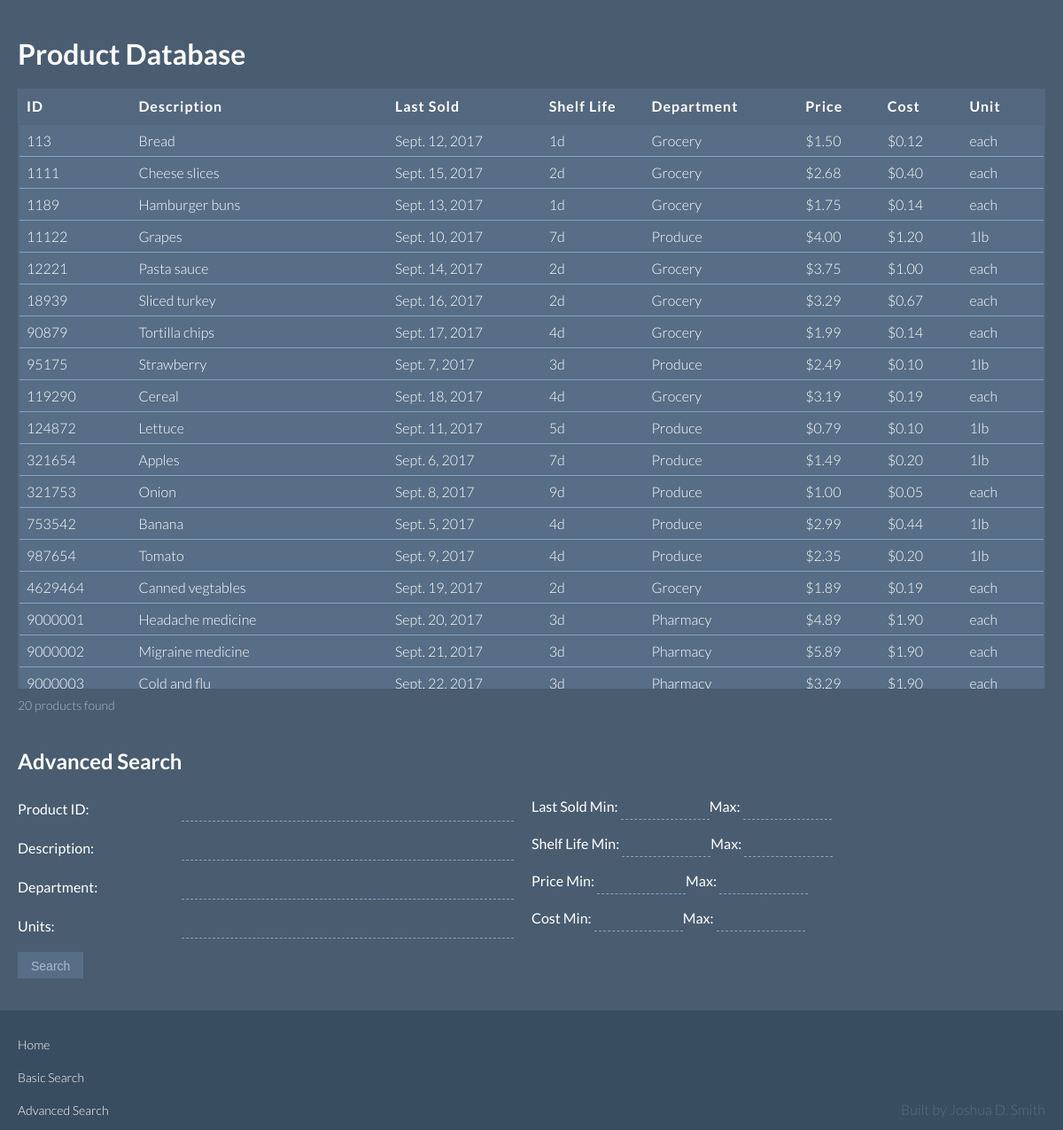
The app's page /products/search/advanced/ with its own data.
### products/models.py (models this page shows, shortened)
class Product(models.Model):
    GROCERY = "GROCERY"
    PRODUCE = "PRODUCE"
    PHARMACY = "PHARMACY"
    DEPARTMENT_CHOICES = (
        (GROCERY, "Grocery"),
        (PRODUCE, "Produce"),
        (PHARMACY, "Pharmacy"),
    )
    LB = "LB"
    EACH = "EACH"
    UNIT_CHOICES = (
        (LB, "lb"),
        (EACH, "each"),
    )
    description = models.CharField(max_length=200)
    last_sold = models.DateField()
    shelf_life = models.IntegerField()
    department = models.CharField(max_length=50, choices=DEPARTMENT_CHOICES)
    price = models.DecimalField(decimal_places=2, max_digits=6)
    unit = models.CharField(max_length=10, choices=UNIT_CHOICES)
    x_for = models.IntegerField()
    cost = models.DecimalField(decimal_places=2, max_digits=6)

### products/views.py (the view, shortened to what this page needs)
# urls.py: path('search/advanced/', views.advanced_search, name='advanced_search'),
def advanced_search(request):
    print('In advanced_search view')
    template = loader.get_template('products/advsearch.html')
    qs = Product.objects.all()
    if request.method == 'GET':
        print('In advanced_search.GET block')
    print('Not in advanced_search.GET block')
    return HttpResponse(template.render({'product_list': qs, 'form': AdvancedSearchForm(), 'form_error': None}, request))

### products/forms.py
class AdvancedSearchForm(forms.Form):
    id_num = forms.IntegerField(required=False)
    description = forms.CharField(label='Description', max_length=200, required=False)
    department = forms.CharField(label='Department', max_length=20, required=False)
    last_sold_min = forms.DateField(label='Last Sold Min', required=False)
    last_sold_max = forms.DateField(label='Last Sold Max', required=False)
    shelf_life_min = forms.IntegerField(label='Shelf Life Min', required=False)
    shelf_life_max = forms.IntegerField(label='Shelf Life Max', required=False)
    price_min = forms.DecimalField(label='Price Min', required=False)
    price_max = forms.DecimalField(label='Price Max', required=False)
    cost_min = forms.DecimalField(label='Cost Min', required=False)
    cost_max = forms.DecimalField(label='Cost Max', required=False)

### products/templates/products/advsearch.html (shortened to what this page needs)
{% extends "./index.html" %}
{% block search_form %}
<div class="search-section">
    <h2>Advanced Search</h2>
    <form id="search_form" action="/products/search/advanced/" method="get" accept-charset="UTF-8">
        <div class="adv-search-container">
            <div class="adv-search-left">
                <div class="form-field-div">
                    <label class="form-field-label" for="id_num">Product ID:</label>
                    <input class="search-box" id="id_num" name="id_num"
                           value="{{ form.id_num.value|default_if_none:'' }}">
                </div>
                <div class="form-field-div">
                    <label class="form-field-label" for="description">Description: </label>
                    <input class="search-box" id="description" name="description"
                           value="{{ form.description.value|default_if_none:'' }}">
                </div>
                <div class="form-field-div">
                    <label class="form-field-label" for="department">Department: </label>
                    <input class="search-box" id="department" name="department"
                           value="{{ form.department.value|default_if_none:'' }}">
                </div>
                <div class="form-field-div">
                    <label class="form-field-label" for="unit">Units:</label>
                    <input class="search-box" id="unit" name="unit" value="{{ form.unit.value }}">
                </div>
            </div>
            <div class="adv-search-center">
                <div class="form-field-div">
                    <div class="form-field-min-max">
                        <span class="form-field-min">
                            <label class="form-field-label" for="last_sold_min">Last Sold Min: </label>
                            <input class="search-box min-max-box" id="last_sold_min" name="last_sold_min"
                                   value="{{ form.last_sold_min.value|default_if_none:'' }}">
                        </span>
                        <span class="form-field-max">
                            <label class="form-field-label" for="last_sold_max">Max: </label>
                            <input class="search-box min-max-box" id="last_sold_max" name="last_sold_max"
                                   value="{{ form.last_sold_max.value|default_if_none:'' }}">
                        </span>
                    </div>
                </div>
                <div class="form-field-div">
                    <div class="form-field-min-max">
                        <span class="form-field-min">
                            <label class="form-field-label" for="shelf_life_min">Shelf Life Min:</label>
                            <input class="search-box min-max-box" id="shelf_life_min" name="shelf_life_min"
                                   value="{{ form.shelf_life_min.value|default_if_none:'' }}">
                        </span>
                        <span class="form-field-max">
                            <label class="form-field-label" for="shelf_life_max">Max:</label>
                            <input class="search-box min-max-box" id="shelf_life_max" name="shelf_life_max"
                                   value="{{ form.shelf_life_max.value|default_if_none:'' }}">
                        </span>
                    </div>
                </div>
                <div class="form-field-div">
                    <div class="form-field-min-max">
                        <span class="form-field-min">
                            <label class="form-field-label" for="price_min">Price Min: </label>
                            <input class="search-box min-max-box" id="price_min" name="price_min"
                                   value="{{ form.price_min.value|default_if_none:'' }}">
                        </span>
                        <span class="form-field-max">
                            <label class="form-field-label" for="price_max">Max: </label>
                            <input class="search-box min-max-box" id="price_max" name="price_max"
                                   value="{{ form.price_max.value|default_if_none:'' }}">
                        </span>
                    </div>
                </div>
                <div class="form-field-div">
                    <div class="form-field-min-max">
                        <span class="form-field-min">
                            <label class="form-field-label" for="cost_min">Cost Min: </label>
                            <input class="search-box min-max-box" id="cost_min" name="cost_min"
                                   value="{{ form.cost_min.value|default_if_none:'' }}">
                        </span>
                        <span class="form-field-max">
                            <label class="form-field-label" for="cost_max">Max: </label>
                            <input class="search-box min-max-box" id="cost_max" name="cost_max"
                                   value="{{ form.cost_max.value|default_if_none:'' }}">
                        </span>
                    </div>
                </div>
            </div>
        </div>
        <div>
            <input class="search-button" type="submit" value="Search" style="margin-left: 0">
        </div>
    </form>
</div>
{% endblock %}

### products/templates/products/index.html (shortened to what this page needs)
{% load static %}
<link rel="stylesheet" type="text/css" href="{% static 'products/styles.css' %}">
<div class="container">
    <div class="header-section">
        <h1>Product Database</h1>
    </div>
    {% block product_table %}
    <div class="table-section">
        {% if product_list %}
        <table>
            <thead>
            <tr>
                <th>ID</th>
                <th>Description</th>
                <th>Last Sold</th>
                <th>Shelf Life</th>
                <th>Department</th>
                <th>Price</th>
                <th>Cost</th>
                <th>Unit</th>
            </tr>
            </thead>
        </table>
        <div class="scroll-table-wrap">
            <table>
                <tbody>
                {% for product in product_list %}
                <tr>
                    <td>{{ product.id }}</td>
                    <td>{{ product.description|lower|capfirst }}</td>
                    <td>{{ product.last_sold }}</td>
                    <td>{{ product.shelf_life }}d</td>
                    <td>{{ product.department|lower|capfirst }}</td>
                    <td>${{ product.price }}</td>
                    <td>${{ product.cost }}</td>
                    <td>
                        {% if product.unit == "LB" %}
                        {{ product.x_for }}{{ product.unit|lower }}{% if product.x_for > 1 %}s{% endif %}
                        {% else %}
                        {{ product.unit|lower }}
                        {% endif %}
                    </td>
                </tr>
                {% endfor %}
                </tbody>
            </table>
        </div>
        <div class="product-count">{{ product_list|length }} products found</div>
        {% else %}
        <h1>No Products found</h1>
        {% endif %}
    </div>
    {% endblock %}
    {% block search_form %}{% endblock %}
    {% block footer %}
    <div class="footer-section">
        <div class="footer-links">
            <div class="footer-link">
                <a href="/products/">Home</a>
            </div>
            <div class="footer-link">
                <a href="/products/search/">Basic Search</a>
            </div>
            <div class="footer-link">
                <a href="/products/search/advanced/">Advanced Search</a>
            </div>
        </div>
        <div class="footer-sig">
            <div class="footer-sig-text">
                Built by Joshua D. Smith
            </div>
        </div>
    </div>
    {% endblock %}
</div>

### products/static/products/styles.css (style rules this page uses)
.container { background: #394D61; height: 100%; }
* { box-sizing: inherit; }
body, h1, h2, th, td { font-family: 'Lato', sans-serif; }
td { font-weight: 300; }
.header-section { width: 100%; height: 80px; background-color: #495C70; color: #FFFFFF; padding: 20px 20px 0 20px; }
h1 { display: inline-block; width: auto; margin-bottom: 15px; padding-bottom: 1px; }
.footer-section { display: inline-block; width: 100%; height: auto; position: relative; padding: 20px 20px 20px 20px; background: #394D61; }
.footer-links { float: left; }
.footer-sig { float: right; }
.footer-sig-text { position: absolute; bottom: 0; right: 0; padding: 20px 20px 30px 20px; color: #576E86; font-weight: 300; }
.footer-link { padding: 10px 0; }
.footer-link a { font-size: 14px; font-weight: 300; text-underline-style: none !important; text-decoration: none !important; }
.table-section { width: 100%; padding: 20px; background-color: #495C70; table-layout: fixed; }
table { width: 100%; border-collapse: collapse; border: 2px solid #53687E; }
thead th { text-align: start; background-color: #53687E; color: #FFFFFF; }
thead th:nth-child(1), tr td:nth-child(1) { width: 11%; }
thead th:nth-child(3), tr td:nth-child(3) { width: 15%; }
thead th:nth-child(4), tr td:nth-child(4) { width: 10%; }
thead th:nth-child(5), tr td:nth-child(5) { width: 15%; }
thead th:nth-child(6), tr td:nth-child(6) { width: 8%; }
thead th:nth-child(7), tr td:nth-child(7) { width: 8%; }
thead th:nth-child(8), tr td:nth-child(8) { width: 8%; }
th, td { margin: 5px; padding: 8px; color: #FFFFFF; }
th { letter-spacing: 1px; }
tbody tr { border-bottom: 1px solid #83A4C5; }
tbody tr:nth-child(even) { background-color: #576E86; }
tbody tr:nth-child(odd) { background-color: #576E86; }
.scroll-table-wrap { height: 50%; min-height: 250px; overflow-y: auto; }
.product-count { padding: 10px 0 0 0; font-size: 14px; font-weight: 300; color: #A8BACE; }
.search-section { width: 100%; background: #495C70; margin: 0; padding: 20px; }
.adv-search-container { width: 100%; display: flex; flex-direction: row; justify-content: space-between; }
.adv-search-left, .adv-search-center, .adv-search-right { flex: 1; }
.form-field-div { margin: 15px 20px 15px 0; display: flex !important; justify-content: flex-start; }
.form-field-div > label { flex: 1; }
.form-field-div > input { flex: 2; }
.form-field-label { padding: 5px 0 5px 0; background: #495C70; color: #FFFFFF; border-style: none; cursor: pointer; -webkit-border-radius: 0; border-radius: 0; font-style: normal; }
.form-field-min-max { display: flex; }
h2 { padding-top: 0; margin: 0 0 10px 0; color: #FFFFFF; }
input.search-box { background: #495C70; width: auto; padding: 5px 5px 5px 0; margin: 0; border-style: none; border-bottom: 1px dashed #83A4C5; color: #FFFFFF; font-size: 14px; font-weight: normal; }
input.search-box.min-max-box { width: 100px; }
input[type=submit].search-button { padding: 8px 15px 6px 15px; margin-left: 4px; background: #576E86; color: #A8BACE; border-style: none; cursor: pointer; -webkit-border-radius: 0; border-radius: 0; font-size: 14px; }
a { color: #FFFFFF; font-weight: normal; font-style: normal; }

### records on screen
Product: id "113", description "Bread", last_sold "Sept. 12, 2017", shelf_life "1", department "Grocery", price "1.50", cost "0.12", unit "each"
Product: id "1111", description "Cheese slices", last_sold "Sept. 15, 2017", shelf_life "2", department "Grocery", price "2.68", cost "0.40", unit "each"
Product: id "1189", description "Hamburger buns", last_sold "Sept. 13, 2017", shelf_life "1", department "Grocery", price "1.75", cost "0.14", unit "each"
Product: id "11122", description "Grapes", last_sold "Sept. 10, 2017", shelf_life "7", department "Produce", price "4.00", cost "1.20", x_for "1", unit "lb"
Product: id "12221", description "Pasta sauce", last_sold "Sept. 14, 2017", shelf_life "2", department "Grocery", price "3.75", cost "1.00", unit "each"
Product: id "18939", description "Sliced turkey", last_sold "Sept. 16, 2017", shelf_life "2", department "Grocery", price "3.29", cost "0.67", unit "each"
Product: id "90879", description "Tortilla chips", last_sold "Sept. 17, 2017", shelf_life "4", department "Grocery", price "1.99", cost "0.14", unit "each"
Product: id "95175", description "Strawberry", last_sold "Sept. 7, 2017", shelf_life "3", department "Produce", price "2.49", cost "0.10", x_for "1", unit "lb"
Product: id "119290", description "Cereal", last_sold "Sept. 18, 2017", shelf_life "4", department "Grocery", price "3.19", cost "0.19", unit "each"
Product: id "124872", description "Lettuce", last_sold "Sept. 11, 2017", shelf_life "5", department "Produce", price "0.79", cost "0.10", x_for "1", unit "lb"
Product: id "321654", description "Apples", last_sold "Sept. 6, 2017", shelf_life "7", department "Produce", price "1.49", cost "0.20", x_for "1", unit "lb"
Product: id "321753", description "Onion", last_sold "Sept. 8, 2017", shelf_life "9", department "Produce", price "1.00", cost "0.05", unit "each"
Product: id "753542", description "Banana", last_sold "Sept. 5, 2017", shelf_life "4", department "Produce", price "2.99", cost "0.44", x_for "1", unit "lb"
Product: id "987654", description "Tomato", last_sold "Sept. 9, 2017", shelf_life "4", department "Produce", price "2.35", cost "0.20", x_for "1", unit "lb"
Product: id "4629464", description "Canned vegtables", last_sold "Sept. 19, 2017", shelf_life "2", department "Grocery", price "1.89", cost "0.19", unit "each"
Product: id "9000001", description "Headache medicine", last_sold "Sept. 20, 2017", shelf_life "3", department "Pharmacy", price "4.89", cost "1.90", unit "each"
Product: id "9000002", description "Migraine medicine", last_sold "Sept. 21, 2017", shelf_life "3", department "Pharmacy", price "5.89", cost "1.90", unit "each"
Product: id "9000003", description "Cold and flu", last_sold "Sept. 22, 2017", shelf_life "3", department "Pharmacy", price "3.29", cost "1.90", unit "each"

### other values on screen
{{ product_list|length }} "20"
